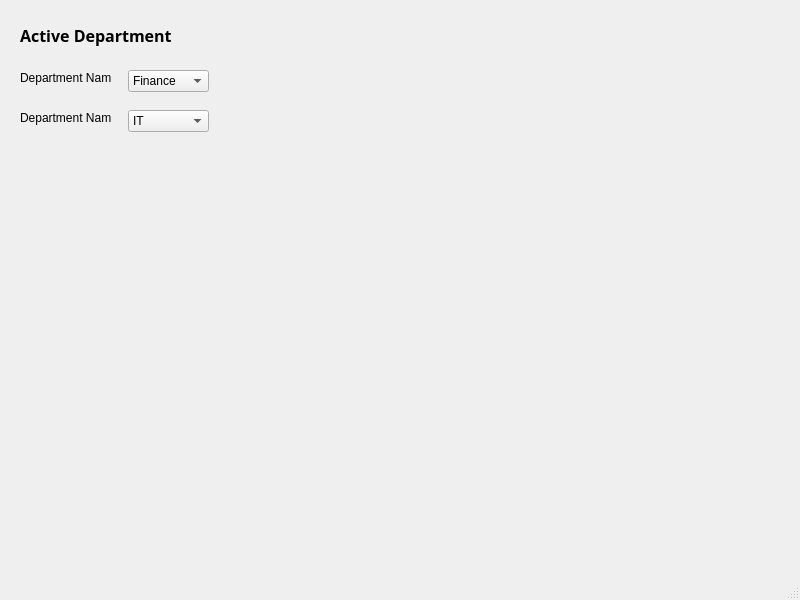
<?xml version="1.0" encoding="UTF-8"?>
<ui version="4.0">
 <class>MainWindow</class>
 <widget class="QMainWindow" name="MainWindow">
  <property name="geometry">
   <rect>
    <x>0</x>
    <y>0</y>
    <width>800</width>
    <height>600</height>
   </rect>
  </property>
  <property name="windowTitle">
   <string>MainWindow</string>
  </property>
  <widget class="QWidget" name="centralwidget">
   <widget class="QLabel" name="label">
    <property name="geometry">
     <rect>
      <x>10</x>
      <y>10</y>
      <width>47</width>
      <height>13</height>
     </rect>
    </property>
    <property name="text">
     <string/>
    </property>
   </widget>
   <widget class="QLabel" name="label_5">
    <property name="geometry">
     <rect>
      <x>20</x>
      <y>0</y>
      <width>231</width>
      <height>71</height>
     </rect>
    </property>
    <property name="font">
     <font>
      <family>Yu Gothic UI Semibold</family>
      <pointsize>12</pointsize>
      <weight>75</weight>
      <bold>true</bold>
     </font>
    </property>
    <property name="text">
     <string>Active Department</string>
    </property>
   </widget>
   <widget class="QLabel" name="label_2">
    <property name="geometry">
     <rect>
      <x>20</x>
      <y>70</y>
      <width>91</width>
      <height>16</height>
     </rect>
    </property>
    <property name="text">
     <string>Department Name</string>
    </property>
   </widget>
   <widget class="QLabel" name="label_3">
    <property name="geometry">
     <rect>
      <x>20</x>
      <y>110</y>
      <width>91</width>
      <height>16</height>
     </rect>
    </property>
    <property name="text">
     <string>Department Name</string>
    </property>
   </widget>
   <widget class="QComboBox" name="comboBox">
    <property name="geometry">
     <rect>
      <x>128</x>
      <y>110</y>
      <width>81</width>
      <height>22</height>
     </rect>
    </property>
    <item>
     <property name="text">
      <string>IT</string>
     </property>
    </item>
   </widget>
   <widget class="QComboBox" name="comboBox_2">
    <property name="geometry">
     <rect>
      <x>128</x>
      <y>70</y>
      <width>81</width>
      <height>22</height>
     </rect>
    </property>
    <item>
     <property name="text">
      <string>Finance</string>
     </property>
    </item>
   </widget>
  </widget>
  <widget class="QMenuBar" name="menubar">
   <property name="geometry">
    <rect>
     <x>0</x>
     <y>0</y>
     <width>800</width>
     <height>21</height>
    </rect>
   </property>
  </widget>
  <widget class="QStatusBar" name="statusbar"/>
 </widget>
 <resources/>
 <connections/>
</ui>
